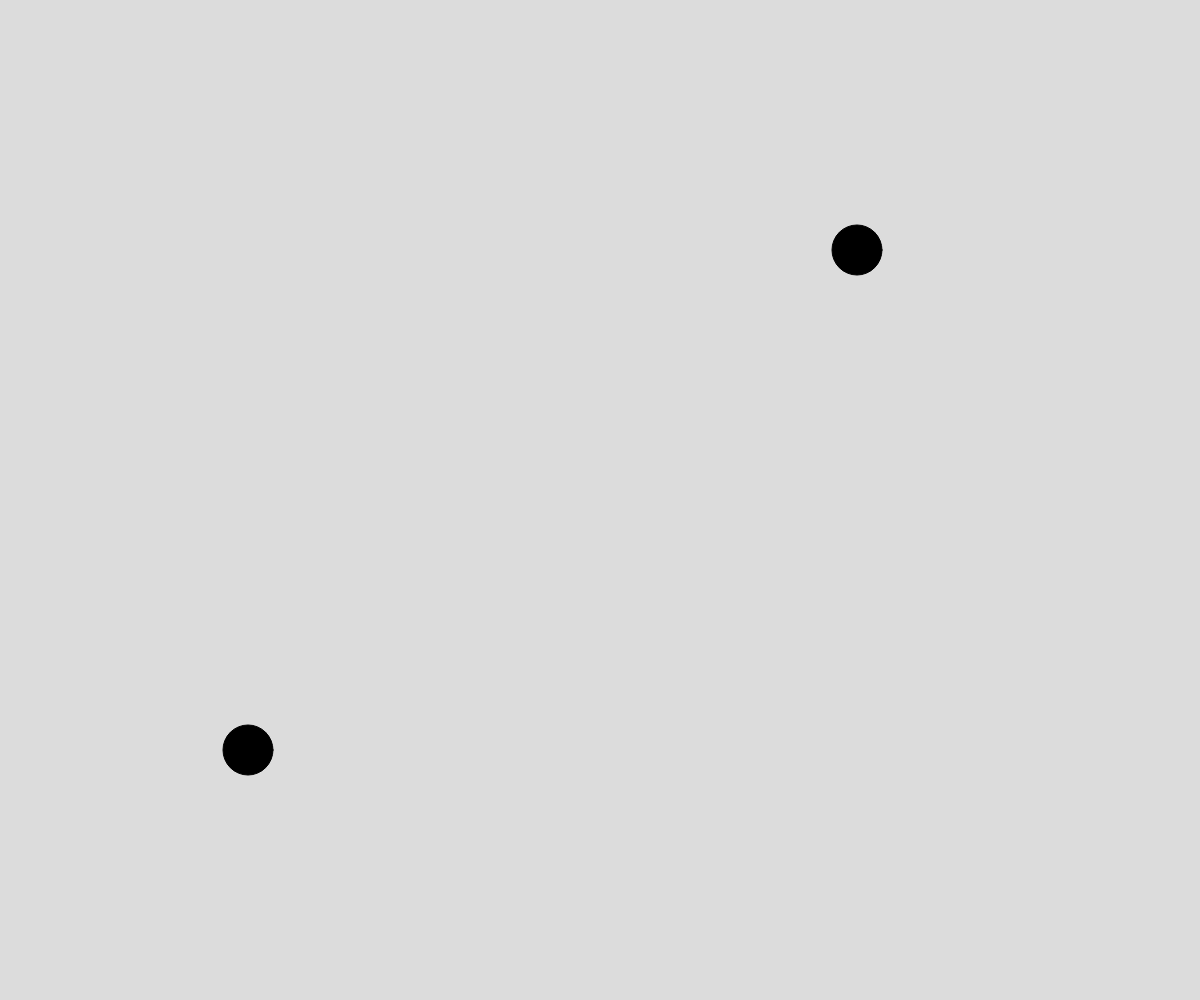
Frame 1 (no input)
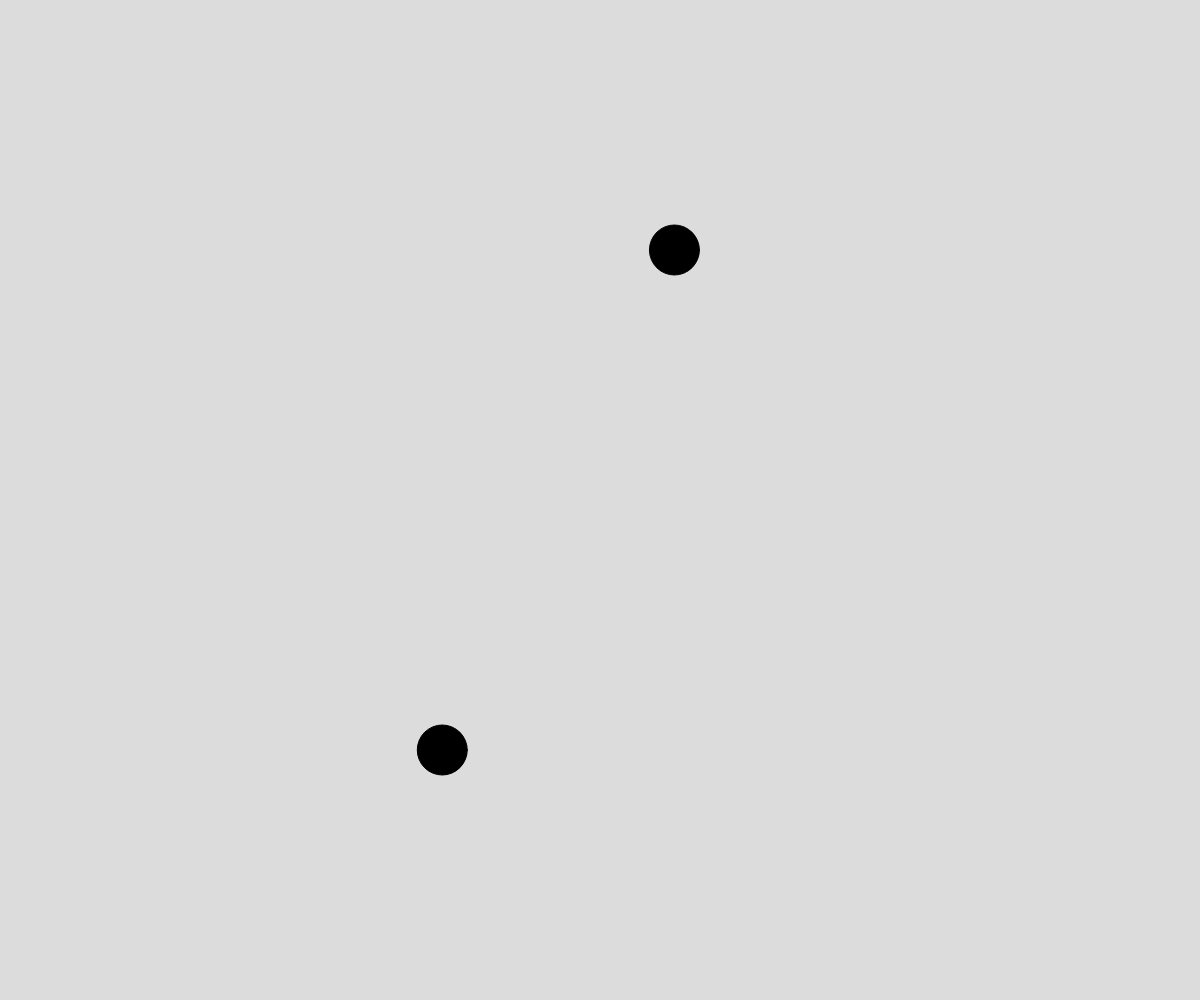
Frame 60 (no input)
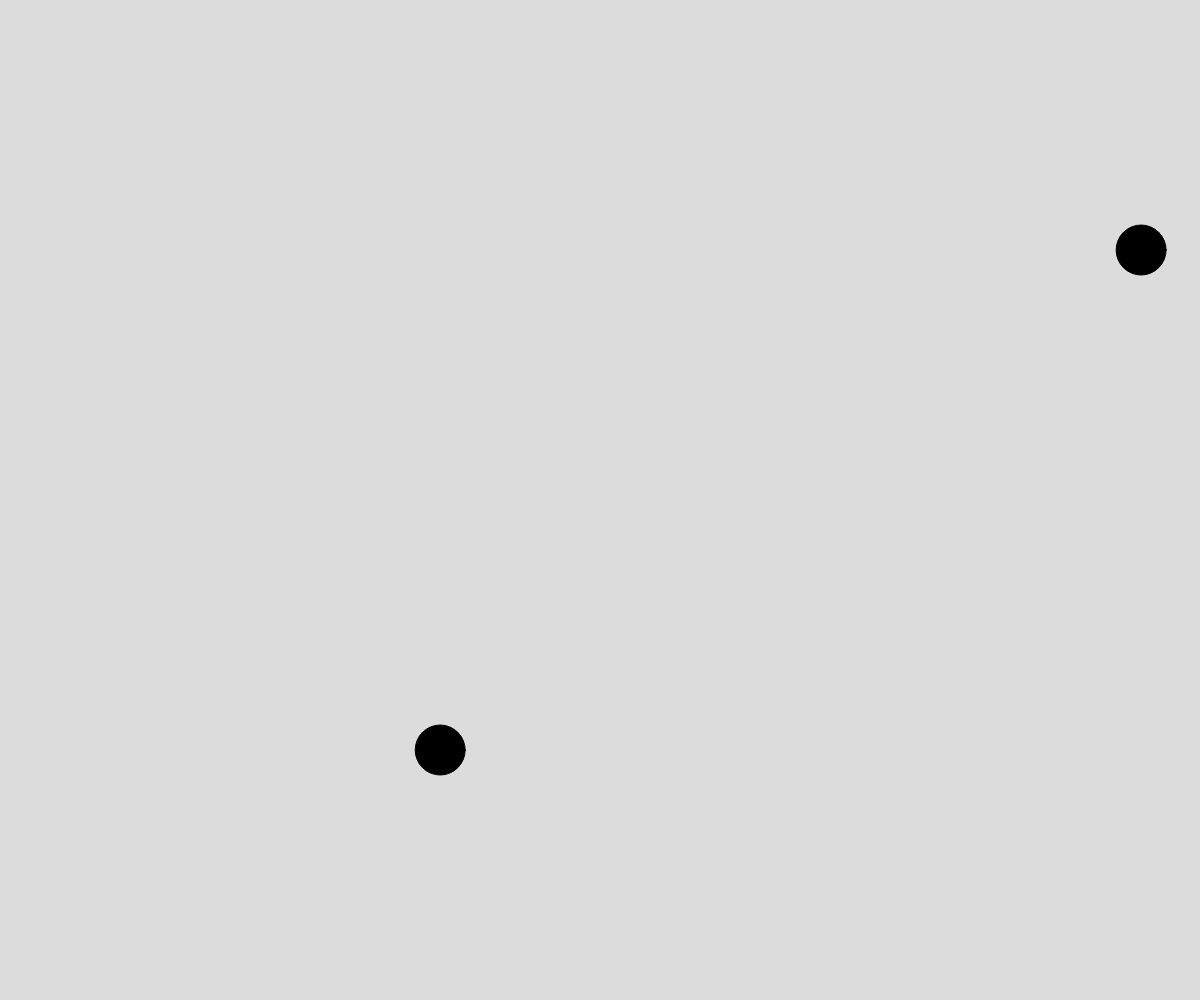
Frame 120 (the mouse pressed at the canvas centre since frame 60)

The p5.js sketch that drew these frames (run headless with seeded random() and noise() and a simulated clock; from frame 60 on, the mouse is pressed at the canvas centre):

// p5.js sketch
// ── sketch.js
let rball, pnball;
let ry, pny;
let rad = 50;

function setup() {
  // put setup code here
  createCanvas(windowWidth,windowHeight);
  ry = height/4;
  pny = height/2 + ry;
  rball = new RandomBall(width,ry,rad);
  pnball = new PerlinNoiseBall(width,pny,rad);
}

function draw() {
  // put drawing code here
  background(220);
  rball.createBall();
  pnball.createBall();
  rball.moveBall();
  pnball.moveBall();
}

// ── Ball.js
class Ball{
    constructor(w,h,r){
        this.x = floor(random(w));
        this.y = h;
        this.rad = r;
    }

    createBall(){
        fill(0);
        stroke(0);
        circle(this.x,this.y,this.rad);
    }
      
    moveBall(){
    }
}
// ── PerlinNoiseBall.js
class PerlinNoiseBall extends Ball{
    constructor(w,h,r){
        super(w,h,r)
        this.xoff = 0;
    }
      
    moveBall(){
        this.x = map(noise(this.xoff),0,1,0,width);
        this.xoff += 0.01;
    }
}
// ── RandomBall.js
class RandomBall extends Ball{
    constructor(w,h,r){
        super(w,h,r)
    }
      
    moveBall(){
        this.x = map(random(),0,1,0,width);
    }
}
